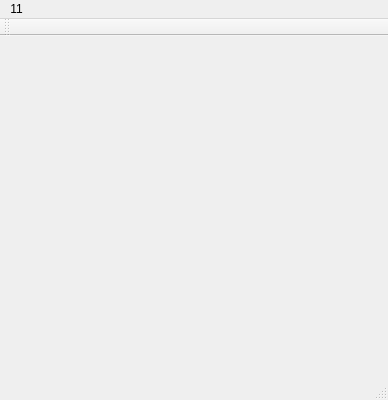
<?xml version="1.0" encoding="UTF-8"?>
<ui version="4.0">
 <class>QtgridClass</class>
 <widget class="QMainWindow" name="QtgridClass">
  <property name="geometry">
   <rect>
    <x>0</x>
    <y>0</y>
    <width>388</width>
    <height>400</height>
   </rect>
  </property>
  <property name="windowTitle">
   <string>Qtgrid</string>
  </property>
  <widget class="QWidget" name="centralWidget">
   <layout class="QGridLayout" name="gridLayout">
    <item row="0" column="0">
     <widget class="QLabel" name="label">
      <property name="text">
       <string/>
      </property>
     </widget>
    </item>
   </layout>
  </widget>
  <widget class="QMenuBar" name="menuBar">
   <property name="geometry">
    <rect>
     <x>0</x>
     <y>0</y>
     <width>388</width>
     <height>21</height>
    </rect>
   </property>
   <widget class="QMenu" name="menu11">
    <property name="title">
     <string>11</string>
    </property>
    <addaction name="actionInitializeCanvas"/>
   </widget>
   <addaction name="menu11"/>
  </widget>
  <widget class="QToolBar" name="mainToolBar">
   <attribute name="toolBarArea">
    <enum>TopToolBarArea</enum>
   </attribute>
   <attribute name="toolBarBreak">
    <bool>false</bool>
   </attribute>
  </widget>
  <widget class="QStatusBar" name="statusBar"/>
  <action name="action111">
   <property name="text">
    <string>111</string>
   </property>
  </action>
  <action name="actionInitializeCanvas">
   <property name="text">
    <string>InitializeCanvas</string>
   </property>
  </action>
 </widget>
 <layoutdefault spacing="6" margin="11"/>
 <resources>
  <include location="Qtgrid.qrc"/>
 </resources>
 <connections/>
</ui>
